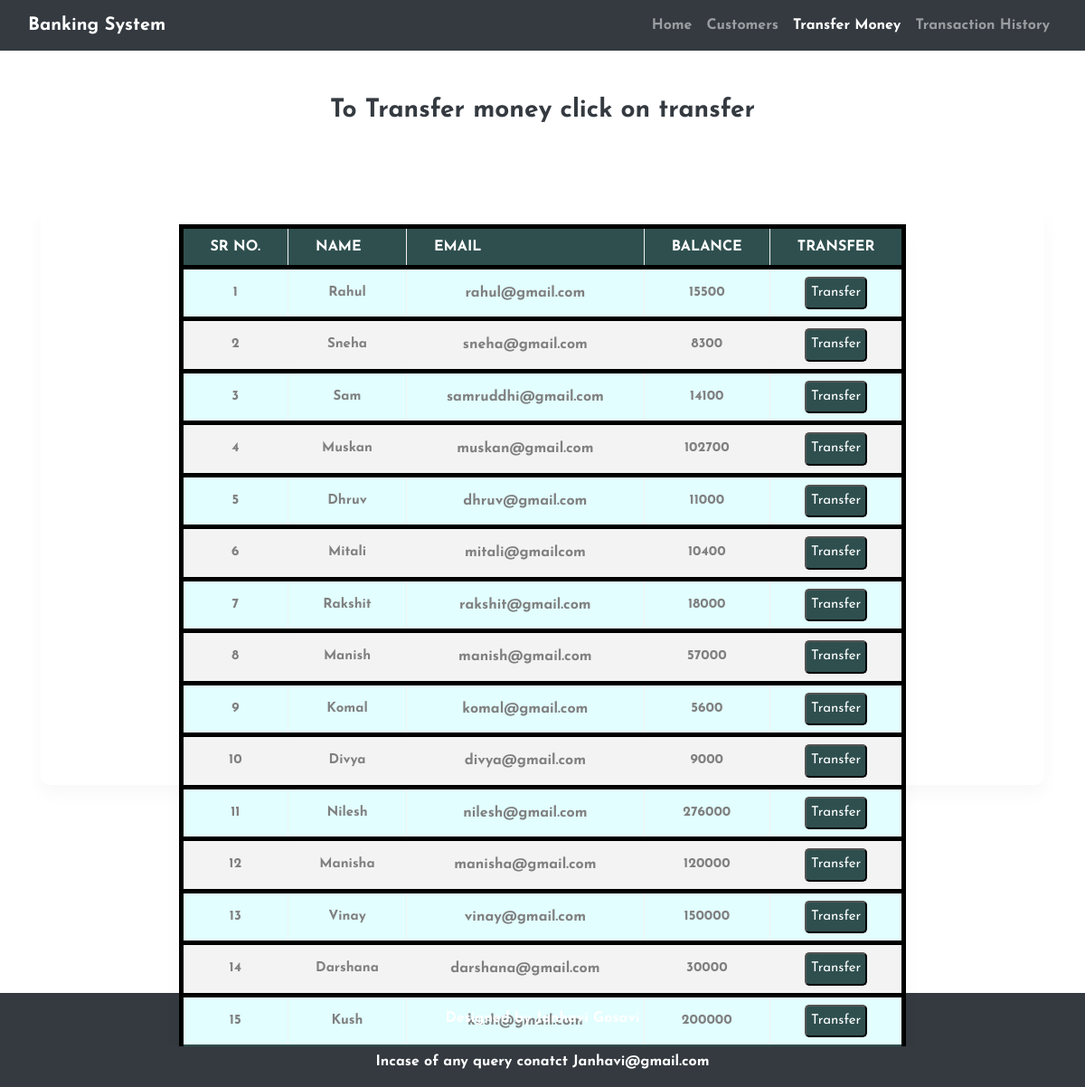
The app's page /transfermoney.php with its own data.
### tables this page shows
CREATE TABLE `customers` (
  `id` int(11) NOT NULL,
  `name` varchar(50) NOT NULL,
  `email` varchar(50) NOT NULL,
  `balance` int(200) NOT NULL
);

### transfermoney.php (the view, shortened to what this page needs)
<!DOCTYPE html>
<html>
<head>
  	<link rel="stylesheet" type="text/css" href="css/style.css">
  	<link rel="stylesheet" href="https://maxcdn.bootstrapcdn.com/bootstrap/4.5.2/css/bootstrap.min.css">
<body>
	<nav class="navbar navbar-expand-lg navbar-dark bg-dark">
  		<div class="container-fluid">
    		<a class="navbar-brand" href="#">Banking System</a>
	    	<div class="collapse navbar-collapse" id="navbarSupportedContent">
	      		<ul class="navbar-nav ml-auto">
	        		<li class="nav-item">
	        		  <a class="nav-link" aria-current="page" href="index.php">Home</a>
	        		</li>
	        		<li class="nav-item">
	        		  <a class="nav-link" href="customer.php">Customers</a>
	        		</li>
	       			<li class="nav-item">
	        		  <a class="nav-link active" href="transfermoney.php">Transfer Money</a>
	        		</li>
	        		<li class="nav-item">
	         		  <a class="nav-link" href="transactionhistory.php">Transaction History</a>
	        		</li>
	        	</ul>
	    	</div>
  		</div>
	</nav>
	<div class="container">
		<h3 style="text-align: center; margin-top: 50px;"><b>To Transfer money click on transfer</b></h3>
		<div class="main">
			<div class="center">
				<div class="table-responsive">
					<table>
						<thead>
							<tr>
								<th><b>Sr No.</b></th>
								<th><b>Name</b></th>
								<th><b>Email</b></th>
								<th><b>Balance</b></th>
								<th><b>Transfer</b></th>
							</tr>
						</thead>
						<tbody>
							<?php
								include 'config.php';
								$sqlquery = " select * from customers";
								$query = mysqli_query($con, $sqlquery);
								while($result = mysqli_fetch_array($query)){
							?>
							<tr>
								<td><?php echo $result['id']; ?></td>
								<td><?php echo $result['name']; ?></td>
								<td><span class="email-style"><?php echo $result['email']; ?></span> </td>
								<td><?php echo $result['balance']; ?></td>
								<td><a href="transfer.php?id= <?php echo $result['id'] ;?>"><button style="background-color: #2f4f4f; color:#fff; padding: 5px; border-radius: 5px;">Transfer</button></a></td>
							</tr>
							<?php
								}
							?>
						</tbody>
					</table>
				</div>
			</div>
		</div>
	</div>
	<footer>
		<p class="p-3 bg-dark text-white text-center" style="margin-top: 150px; margin-bottom: 0px;">Designed by Janhavi Gosavi<br> <br>Incase of any query conatct Janhavi@gmail.com</p>
	</footer>
</body>
</html>

### style.css (style rules this page uses)
* { margin: 0; padding: 0; box-sizing: border-box; font-family: 'Josefin Sans', sans-serif; }
.main { width: 100%; height: 100vh; display: flex; flex-direction: column; justify-content: center; align-items: center; margin-top: 0px; }
.center { width: 100%; height: 80vh; padding: 20px 0 0 0; box-shadow: 0 10px 20px 0 rgba(0,0,0,.03); border-radius: 10px; align-items: center; }
table { border-collapse: collapse; background-color: #ffffff; box-shadow: 0 10px 20px 0 rgba(0,0,0,.03); border-radius: 10px; margin: auto; padding-bottom: 50px; }
th,td { border: 1px solid #f2f2f2; padding: 8px 30px; text-align: center; color: grey; }
th { text-transform: uppercase; font-weight: 500; background-color: #2f4f4f; color: #ffffff; text-align: center; }
td { font-size: 15px; }
tbody tr:nth-of-type(even) { background-color: #f3f3f3; }
tbody tr:last-of-type { border-bottom: 2px solid #2f4f4f; }
.email-style { font-size: 16px; color: grey; display: inline-block; line-height: 30px; padding: 0 14px; }

### transfermoney.php (style rules this page uses)
body { background-image: url("https://cdn.wallpapersafari.com/42/92/NWSiud.jpg"); font-weight: bold; color:#343a40 }
tr { margin: 2px; background-color:#e2feff; border: 5px solid black; font-weight: bold; }

### records on screen
customers: id "1", name "Rahul", email "rahul@gmail.com", balance "15500"
customers: id "2", name "Sneha", email "sneha@gmail.com", balance "8300"
customers: id "3", name "Sam", email "samruddhi@gmail.com", balance "14100"
customers: id "4", name "Muskan", email "muskan@gmail.com", balance "102700"
customers: id "5", name "Dhruv", email "dhruv@gmail.com", balance "11000"
customers: id "6", name "Mitali", email "mitali@gmailcom", balance "10400"
customers: id "7", name "Rakshit", email "rakshit@gmail.com", balance "18000"
customers: id "8", name "Manish", email "manish@gmail.com", balance "57000"
customers: id "9", name "Komal", email "komal@gmail.com", balance "5600"
customers: id "10", name "Divya", email "divya@gmail.com", balance "9000"
customers: id "11", name "Nilesh", email "nilesh@gmail.com", balance "276000"
customers: id "12", name "Manisha", email "manisha@gmail.com", balance "120000"
customers: id "13", name "Vinay", email "vinay@gmail.com", balance "150000"
customers: id "14", name "Darshana", email "darshana@gmail.com", balance "30000"
customers: id "15", name "Kush", balance "200000"
